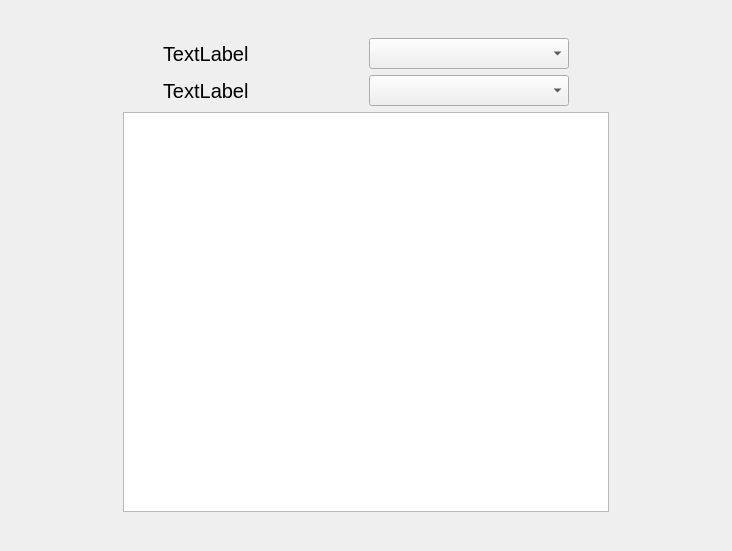
<?xml version="1.0" encoding="UTF-8"?>
<ui version="4.0">
 <class>qtvUITabDtv</class>
 <widget class="QWidget" name="qtvUITabDtv">
  <property name="geometry">
   <rect>
    <x>0</x>
    <y>0</y>
    <width>732</width>
    <height>551</height>
   </rect>
  </property>
  <property name="minimumSize">
   <size>
    <width>0</width>
    <height>0</height>
   </size>
  </property>
  <property name="windowTitle">
   <string>Form</string>
  </property>
  <layout class="QHBoxLayout" name="horizontalLayout_3">
   <item>
    <spacer name="space_0">
     <property name="orientation">
      <enum>Qt::Horizontal</enum>
     </property>
     <property name="sizeHint" stdset="0">
      <size>
       <width>40</width>
       <height>20</height>
      </size>
     </property>
    </spacer>
   </item>
   <item>
    <layout class="QVBoxLayout" name="layout_0">
     <item>
      <spacer name="space_4">
       <property name="orientation">
        <enum>Qt::Vertical</enum>
       </property>
       <property name="sizeHint" stdset="0">
        <size>
         <width>20</width>
         <height>40</height>
        </size>
       </property>
      </spacer>
     </item>
     <item>
      <layout class="QHBoxLayout" name="layout_0_1">
       <item>
        <spacer name="horizontalSpacer">
         <property name="orientation">
          <enum>Qt::Horizontal</enum>
         </property>
         <property name="sizeHint" stdset="0">
          <size>
           <width>40</width>
           <height>20</height>
          </size>
         </property>
        </spacer>
       </item>
       <item>
        <widget class="QLabel" name="lb_country">
         <property name="sizePolicy">
          <sizepolicy hsizetype="Fixed" vsizetype="Preferred">
           <horstretch>0</horstretch>
           <verstretch>0</verstretch>
          </sizepolicy>
         </property>
         <property name="minimumSize">
          <size>
           <width>200</width>
           <height>0</height>
          </size>
         </property>
         <property name="font">
          <font>
           <family>Arial</family>
           <pointsize>15</pointsize>
          </font>
         </property>
         <property name="text">
          <string>TextLabel</string>
         </property>
        </widget>
       </item>
       <item>
        <widget class="QComboBox" name="cb_country">
         <property name="minimumSize">
          <size>
           <width>200</width>
           <height>0</height>
          </size>
         </property>
         <property name="maximumSize">
          <size>
           <width>250</width>
           <height>16777215</height>
          </size>
         </property>
         <property name="font">
          <font>
           <family>Arial</family>
           <pointsize>14</pointsize>
          </font>
         </property>
        </widget>
       </item>
       <item>
        <spacer name="space_2">
         <property name="orientation">
          <enum>Qt::Horizontal</enum>
         </property>
         <property name="sizeHint" stdset="0">
          <size>
           <width>40</width>
           <height>20</height>
          </size>
         </property>
        </spacer>
       </item>
      </layout>
     </item>
     <item>
      <layout class="QHBoxLayout" name="layout_0_2">
       <item>
        <spacer name="horizontalSpacer_2">
         <property name="orientation">
          <enum>Qt::Horizontal</enum>
         </property>
         <property name="sizeHint" stdset="0">
          <size>
           <width>40</width>
           <height>20</height>
          </size>
         </property>
        </spacer>
       </item>
       <item>
        <widget class="QLabel" name="lb_channel">
         <property name="sizePolicy">
          <sizepolicy hsizetype="Fixed" vsizetype="Preferred">
           <horstretch>0</horstretch>
           <verstretch>0</verstretch>
          </sizepolicy>
         </property>
         <property name="minimumSize">
          <size>
           <width>200</width>
           <height>0</height>
          </size>
         </property>
         <property name="font">
          <font>
           <family>Arial</family>
           <pointsize>15</pointsize>
          </font>
         </property>
         <property name="text">
          <string>TextLabel</string>
         </property>
        </widget>
       </item>
       <item>
        <widget class="QComboBox" name="ch_channel">
         <property name="minimumSize">
          <size>
           <width>200</width>
           <height>0</height>
          </size>
         </property>
         <property name="maximumSize">
          <size>
           <width>250</width>
           <height>16777215</height>
          </size>
         </property>
         <property name="font">
          <font>
           <family>Arial</family>
           <pointsize>14</pointsize>
          </font>
         </property>
        </widget>
       </item>
       <item>
        <spacer name="space_3">
         <property name="orientation">
          <enum>Qt::Horizontal</enum>
         </property>
         <property name="sizeHint" stdset="0">
          <size>
           <width>40</width>
           <height>20</height>
          </size>
         </property>
        </spacer>
       </item>
      </layout>
     </item>
     <item>
      <widget class="qtvUITableBase" name="table_detail">
       <property name="minimumSize">
        <size>
         <width>400</width>
         <height>400</height>
        </size>
       </property>
       <property name="font">
        <font>
         <family>Times New Roman</family>
         <pointsize>15</pointsize>
        </font>
       </property>
      </widget>
     </item>
     <item>
      <spacer name="space_5">
       <property name="orientation">
        <enum>Qt::Vertical</enum>
       </property>
       <property name="sizeHint" stdset="0">
        <size>
         <width>20</width>
         <height>40</height>
        </size>
       </property>
      </spacer>
     </item>
    </layout>
   </item>
   <item>
    <spacer name="space_1">
     <property name="orientation">
      <enum>Qt::Horizontal</enum>
     </property>
     <property name="sizeHint" stdset="0">
      <size>
       <width>40</width>
       <height>20</height>
      </size>
     </property>
    </spacer>
   </item>
  </layout>
 </widget>
 <customwidgets>
  <customwidget>
   <class>qtvUITableBase</class>
   <extends>QTableWidget</extends>
   <header>ui/base/qtv_ui_table.h</header>
  </customwidget>
 </customwidgets>
 <resources/>
 <connections/>
</ui>
